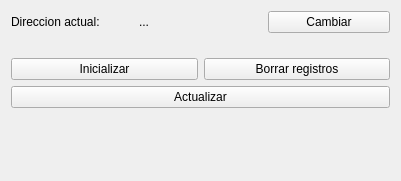
<?xml version="1.0" encoding="UTF-8"?>
<ui version="4.0">
 <class>Form</class>
 <widget class="QWidget" name="Form">
  <property name="geometry">
   <rect>
    <x>0</x>
    <y>0</y>
    <width>400</width>
    <height>181</height>
   </rect>
  </property>
  <property name="windowTitle">
   <string>Form</string>
  </property>
  <layout class="QVBoxLayout" name="verticalLayout">
   <item>
    <layout class="QGridLayout" name="gridLayout">
     <item row="0" column="0">
      <widget class="QLabel" name="label">
       <property name="text">
        <string>Direccion actual:</string>
       </property>
      </widget>
     </item>
     <item row="0" column="1">
      <widget class="QLabel" name="database_path">
       <property name="text">
        <string>...</string>
       </property>
      </widget>
     </item>
     <item row="0" column="2">
      <widget class="QPushButton" name="changeDB">
       <property name="text">
        <string>Cambiar</string>
       </property>
      </widget>
     </item>
    </layout>
   </item>
   <item>
    <layout class="QHBoxLayout" name="horizontalLayout">
     <property name="topMargin">
      <number>19</number>
     </property>
     <item>
      <widget class="QPushButton" name="init">
       <property name="text">
        <string>Inicializar</string>
       </property>
      </widget>
     </item>
     <item>
      <widget class="QPushButton" name="erase">
       <property name="text">
        <string>Borrar registros</string>
       </property>
      </widget>
     </item>
    </layout>
   </item>
   <item>
    <layout class="QHBoxLayout" name="horizontalLayout_2">
     <property name="topMargin">
      <number>0</number>
     </property>
     <item>
      <widget class="QPushButton" name="qupdate">
       <property name="minimumSize">
        <size>
         <width>171</width>
         <height>0</height>
        </size>
       </property>
       <property name="text">
        <string>Actualizar</string>
       </property>
      </widget>
     </item>
    </layout>
   </item>
   <item>
    <spacer name="verticalSpacer">
     <property name="orientation">
      <enum>Qt::Vertical</enum>
     </property>
     <property name="sizeHint" stdset="0">
      <size>
       <width>379</width>
       <height>85</height>
      </size>
     </property>
    </spacer>
   </item>
  </layout>
 </widget>
 <resources/>
 <connections/>
</ui>
